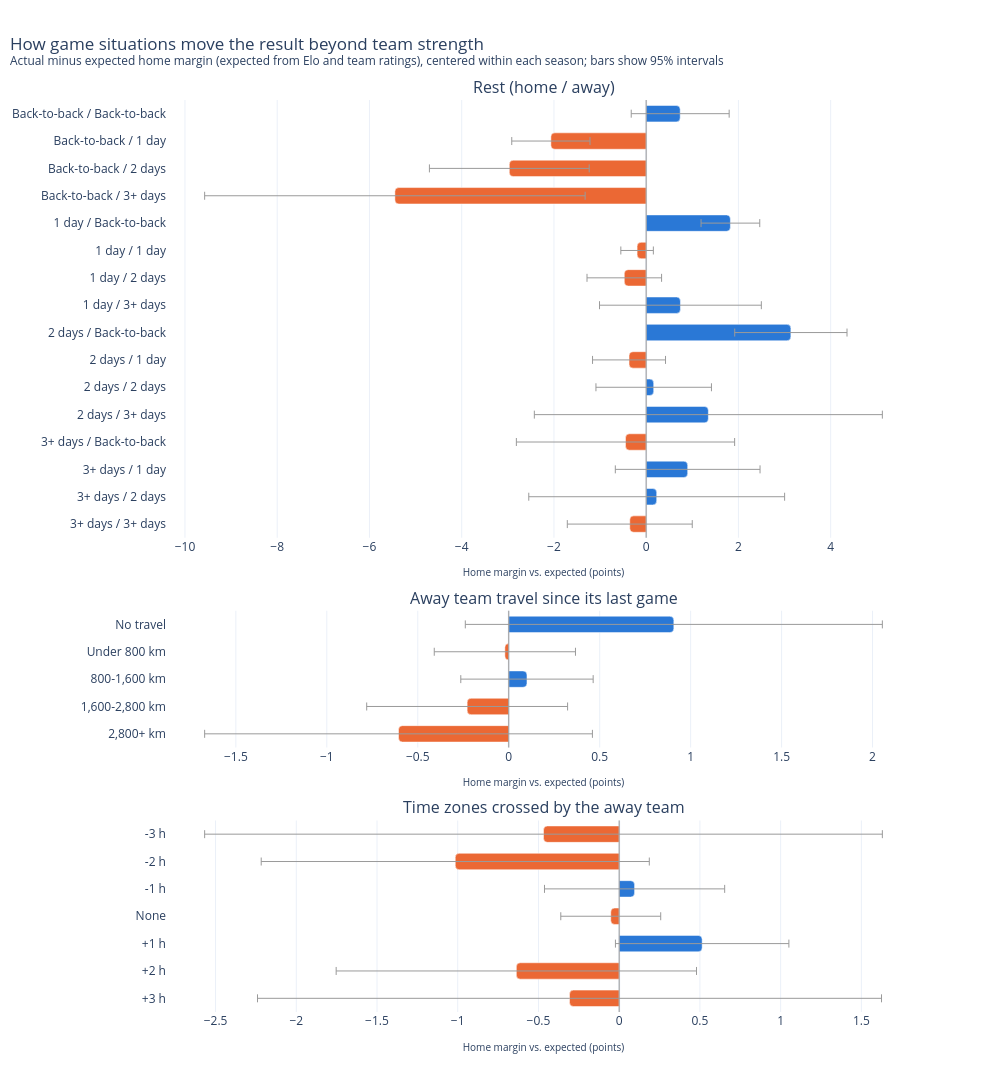

Here is the notebook cell this chart was saved with:
### Markdown cell above
## Game situations

### Code cell
res = margin_residuals(games, FIRST_TEST, LAST_TEST)
rest = {0: "Back-to-back", 1: "1 day", 2: "2 days", 3: "3+ days", 4: "3+ days"}
order = [f"{h} / {a}" for h in dict.fromkeys(rest.values()) for a in dict.fromkeys(rest.values())]
zones = ["-3 h", "-2 h", "-1 h", "None", "+1 h", "+2 h", "+3 h"]
groups = {
    "Rest (home / away)": pd.Categorical(
        res["home_rest_days"].map(rest) + " / " + res["away_rest_days"].map(rest), order),
    "Away team travel since its last game": pd.cut(
        res["away_travel_km"], [-1, 1, 800, 1600, 2800, 10000],
        labels=["No travel", "Under 800 km", "800-1,600 km", "1,600-2,800 km", "2,800+ km"]),
    "Time zones crossed by the away team": pd.Categorical(res["away_tz_shift"].clip(-3, 3).map(
        lambda h: f"{h:+.0f} h" if h else "None"), zones),
}
plot_situations(res, groups).show()

### Figure 1 — Plotly figure (JSON) as saved in the notebook; plotly's stock layout.template omitted (floating-point values rounded to 4 significant figures)
{"data": [{"customdata": [646, 991, 263, 50, 1618, 5549, 1074, 172, 434, 1114, 393, 54, 117, 257, 87, 390], "error_x": {"array": [1.062, 0.8483, 1.732, 4.125, 0.6364, 0.3525, 0.8086, 1.754, 1.217, 0.7914, 1.252, 3.773, 2.366, 1.569, 2.774, 1.354], "color": "#9a9a9a", "thickness": 1, "type": "data"}, "hovertemplate": "<b>%{y}</b><br>%{x:+.2f} points vs. expected (%{customdata:,} games)<extra></extra>", "marker": {"color": ["#2a78d6", "#eb6834", "#eb6834", "#eb6834", "#2a78d6", "#eb6834", "#eb6834", "#2a78d6", "#2a78d6", "#eb6834", "#2a78d6", "#2a78d6", "#eb6834", "#2a78d6", "#2a78d6", "#eb6834"], "cornerradius": 4}, "orientation": "h", "showlegend": false, "type": "bar", "width": 0.6, "x": [0.7377, -2.066, -2.968, -5.449, 1.826, -0.1969, -0.4745, 0.7427, 3.137, -0.3717, 0.1629, 1.348, -0.4482, 0.8998, 0.2278, -0.3557], "xaxis": "x", "y": ["Back-to-back / Back-to-back", "Back-to-back / 1 day", "Back-to-back / 2 days", "Back-to-back / 3+ days", "1 day / Back-to-back", "1 day / 1 day", "1 day / 2 days", "1 day / 3+ days", "2 days / Back-to-back", "2 days / 1 day", "2 days / 2 days", "2 days / 3+ days", "3+ days / Back-to-back", "3+ days / 1 day", "3+ days / 2 days", "3+ days / 3+ days"], "yaxis": "y"}, {"customdata": [544, 4597, 5080, 2397, 591], "error_x": {"array": [1.146, 0.3881, 0.3639, 0.5522, 1.066], "color": "#9a9a9a", "thickness": 1, "type": "data"}, "hovertemplate": "<b>%{y}</b><br>%{x:+.2f} points vs. expected (%{customdata:,} games)<extra></extra>", "marker": {"color": ["#2a78d6", "#eb6834", "#2a78d6", "#eb6834", "#eb6834"], "cornerradius": 4}, "orientation": "h", "showlegend": false, "type": "bar", "width": 0.6, "x": [0.9076, -0.02124, 0.1004, -0.2286, -0.6057], "xaxis": "x2", "y": ["No travel", "Under 800 km", "800-1,600 km", "1,600-2,800 km", "2,800+ km"], "yaxis": "y2"}, {"customdata": [156, 505, 2257, 7244, 2289, 589, 169], "error_x": {"array": [2.099, 1.202, 0.558, 0.3094, 0.5372, 1.116, 1.932], "color": "#9a9a9a", "thickness": 1, "type": "data"}, "hovertemplate": "<b>%{y}</b><br>%{x:+.2f} points vs. expected (%{customdata:,} games)<extra></extra>", "marker": {"color": ["#eb6834", "#eb6834", "#2a78d6", "#eb6834", "#2a78d6", "#eb6834", "#eb6834"], "cornerradius": 4}, "orientation": "h", "showlegend": false, "type": "bar", "width": 0.6, "x": [-0.4688, -1.015, 0.09537, -0.05225, 0.5139, -0.637, -0.3076], "xaxis": "x3", "y": ["-3 h", "-2 h", "-1 h", "None", "+1 h", "+2 h", "+3 h"], "yaxis": "y3"}], "layout": {"annotations": [{"font": {"size": 16}, "showarrow": false, "text": "Rest (home / away)", "x": 0.5, "xanchor": "center", "xref": "paper", "y": 1.0, "yanchor": "bottom", "yref": "paper"}, {"font": {"size": 16}, "showarrow": false, "text": "Away team travel since its last game", "x": 0.5, "xanchor": "center", "xref": "paper", "y": 0.44, "yanchor": "bottom", "yref": "paper"}, {"font": {"size": 16}, "showarrow": false, "text": "Time zones crossed by the away team", "x": 0.5, "xanchor": "center", "xref": "paper", "y": 0.21, "yanchor": "bottom", "yref": "paper"}], "height": 1280, "hoverlabel": {"bgcolor": "white"}, "shapes": [{"line": {"color": "#9a9a9a", "width": 1}, "type": "line", "x0": 0, "x1": 0, "xref": "x", "y0": 0, "y1": 1, "yref": "y domain"}, {"line": {"color": "#9a9a9a", "width": 1}, "type": "line", "x0": 0, "x1": 0, "xref": "x2", "y0": 0, "y1": 1, "yref": "y2 domain"}, {"line": {"color": "#9a9a9a", "width": 1}, "type": "line", "x0": 0, "x1": 0, "xref": "x3", "y0": 0, "y1": 1, "yref": "y3 domain"}], "title": {"text": "How game situations move the result beyond team strength<br><sup>Actual minus expected home margin (expected from Elo and team ratings), centered within each season; bars show 95% intervals</sup>", "x": 0.01}, "width": 1000, "xaxis": {"anchor": "y", "domain": [0.0, 1.0], "title": {"font": {"size": 10}, "text": "Home margin vs. expected (points)"}}, "xaxis2": {"anchor": "y2", "domain": [0.0, 1.0], "title": {"font": {"size": 10}, "text": "Home margin vs. expected (points)"}}, "xaxis3": {"anchor": "y3", "domain": [0.0, 1.0], "title": {"font": {"size": 10}, "text": "Home margin vs. expected (points)"}}, "yaxis": {"anchor": "x", "autorange": "reversed", "domain": [0.52, 1.0], "dtick": 1}, "yaxis2": {"anchor": "x2", "autorange": "reversed", "domain": [0.29, 0.44], "dtick": 1}, "yaxis3": {"anchor": "x3", "autorange": "reversed", "domain": [0.0, 0.21], "dtick": 1}}}
